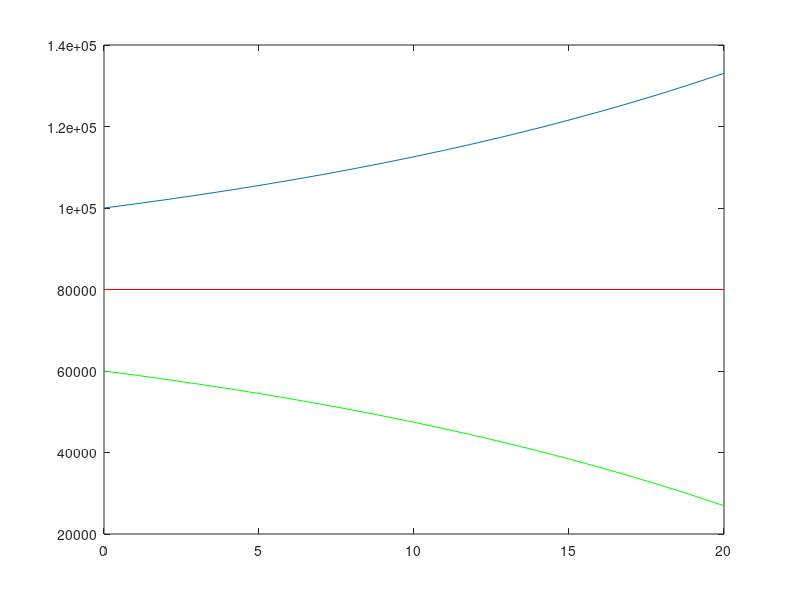

Source code (MATLAB):
# Activity 04
clear ll; close all; clc; # use these three commands when you start a new code

a0=80000
b0=60000
c0=100000
b=1.05
for i=1:20 # for arrays in octave, first element is 0
  an(1)=a0; # first value of an1 should be the initial ao value ( an is an array)
  an(i+1)=b*an(i)-4000;
  bn(1)=b0;
  bn(i+1)=b*bn(i)-4000;
  cn(1)=c0;
  cn(i+1)=b*cn(i)-4000;

  n(1)=0;
  n(i+1)=i;
end
plot(n,an,'r-',n,bn,'g-',n,cn)
